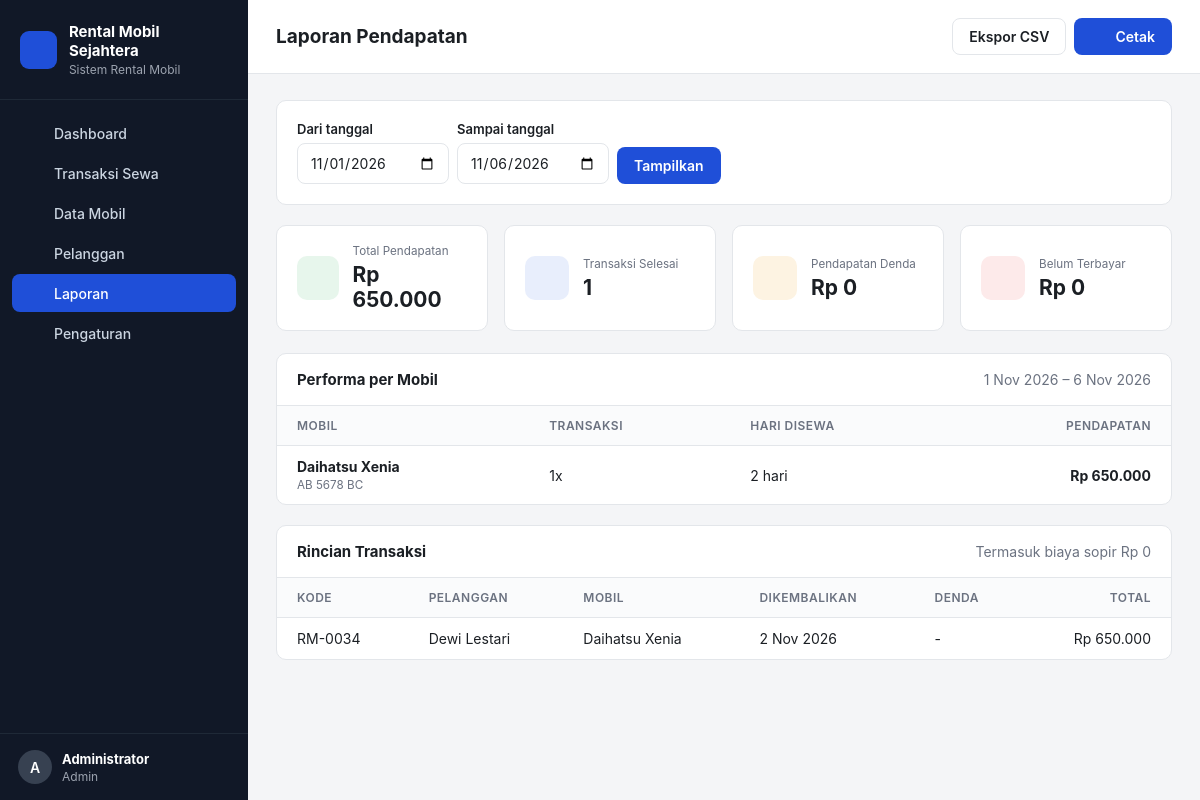
/index.php?page=laporan (signed in), run on the app's committed database.
### tables this page shows
CREATE TABLE pengaturan (
  id INT PRIMARY KEY,
  nama_usaha VARCHAR(100) NOT NULL,
  alamat VARCHAR(255),
  telepon VARCHAR(30),
  denda_per_hari_persen INT NOT NULL DEFAULT 120,
  biaya_sopir_per_hari INT NOT NULL DEFAULT 150000
);

CREATE TABLE sewa (
  id INT AUTO_INCREMENT PRIMARY KEY,
  kode VARCHAR(20) NOT NULL UNIQUE,
  pelanggan_id INT NOT NULL,
  mobil_id INT NOT NULL,
  user_id INT,
  tgl_mulai DATE NOT NULL,
  tgl_selesai DATE NOT NULL,
  tgl_kembali DATE NULL,
  lama_hari INT NOT NULL,
  harga_per_hari INT NOT NULL,
  pakai_sopir TINYINT(1) NOT NULL DEFAULT 0,
  biaya_sopir INT NOT NULL DEFAULT 0,
  subtotal INT NOT NULL,
  denda INT NOT NULL DEFAULT 0,
  total INT NOT NULL,
  dibayar INT NOT NULL DEFAULT 0,
  status ENUM('berjalan','selesai','batal') NOT NULL DEFAULT 'berjalan',
  catatan TEXT,
  created_at TIMESTAMP DEFAULT CURRENT_TIMESTAMP,
  FOREIGN KEY (pelanggan_id) REFERENCES pelanggan(id),
  FOREIGN KEY (mobil_id) REFERENCES mobil(id),
  FOREIGN KEY (user_id) REFERENCES users(id) ON DELETE SET NULL
);

CREATE TABLE pelanggan (
  id INT AUTO_INCREMENT PRIMARY KEY,
  nik VARCHAR(20) NOT NULL UNIQUE,
  nama VARCHAR(100) NOT NULL,
  telepon VARCHAR(20) NOT NULL,
  alamat TEXT,
  no_sim VARCHAR(20),
  created_at TIMESTAMP DEFAULT CURRENT_TIMESTAMP
);

CREATE TABLE mobil (
  id INT AUTO_INCREMENT PRIMARY KEY,
  plat_nomor VARCHAR(15) NOT NULL UNIQUE,
  merk VARCHAR(50) NOT NULL,
  model VARCHAR(50) NOT NULL,
  tahun YEAR NOT NULL,
  warna VARCHAR(30),
  kursi TINYINT NOT NULL DEFAULT 7,
  transmisi ENUM('Manual','Matic') NOT NULL DEFAULT 'Manual',
  bahan_bakar ENUM('Bensin','Solar','Listrik','Hybrid') NOT NULL DEFAULT 'Bensin',
  harga_per_hari INT NOT NULL,
  status ENUM('tersedia','disewa','servis') NOT NULL DEFAULT 'tersedia',
  foto VARCHAR(255),
  created_at TIMESTAMP DEFAULT CURRENT_TIMESTAMP
);

### index.php (called while the page is built, shortened)
<?php
require __DIR__ . '/includes/bootstrap.php';
$routes = [
    'login'          => 'pages/login.php',
    'logout'         => 'pages/logout.php',
    'dashboard'      => 'pages/dashboard.php',
    'mobil'          => 'pages/mobil/index.php',
    'mobil.form'     => 'pages/mobil/form.php',
    'mobil.hapus'    => 'pages/mobil/hapus.php',
    'pelanggan'      => 'pages/pelanggan/index.php',
    'pelanggan.form' => 'pages/pelanggan/form.php',
    'pelanggan.hapus'=> 'pages/pelanggan/hapus.php',
    'sewa'           => 'pages/sewa/index.php',
    'sewa.baru'      => 'pages/sewa/baru.php',
    'sewa.kembali'   => 'pages/sewa/kembali.php',
    'sewa.batal'     => 'pages/sewa/batal.php',
    'sewa.invoice'   => 'pages/sewa/invoice.php',
    'laporan'        => 'pages/laporan.php',
    'pengaturan'     => 'pages/pengaturan.php',
];
$page = $_GET['page'] ?? 'dashboard';
require __DIR__ . '/' . $routes[$page];

### pages/laporan.php (the view, shortened to what this page needs)
<?php
$dari = $_GET['dari'] ?? date('Y-m-01');
$sampai = $_GET['sampai'] ?? date('Y-m-d');
$rows = q("SELECT s.*, p.nama, m.merk, m.model, m.plat_nomor FROM sewa s
           JOIN pelanggan p ON p.id = s.pelanggan_id JOIN mobil m ON m.id = s.mobil_id
           WHERE s.status = 'selesai' AND s.tgl_kembali BETWEEN ? AND ? ORDER BY s.tgl_kembali", [$dari, $sampai])->fetchAll();
$totalPendapatan = array_sum(array_column($rows, 'total'));
$totalDenda = array_sum(array_column($rows, 'denda'));
$totalSopir = array_sum(array_column($rows, 'biaya_sopir'));
$piutang = array_sum(array_map(fn ($r) => $r['total'] - $r['dibayar'], $rows));
$perMobil = q("SELECT m.merk, m.model, m.plat_nomor, COUNT(s.id) n, SUM(s.lama_hari) hari, SUM(s.total) t
               FROM sewa s JOIN mobil m ON m.id = s.mobil_id
               WHERE s.status = 'selesai' AND s.tgl_kembali BETWEEN ? AND ?
               GROUP BY m.id ORDER BY t DESC", [$dari, $sampai])->fetchAll();
$title = 'Laporan Pendapatan';
$actions = '<a class="btn btn-light" href="' . url('laporan', ['dari' => $dari, 'sampai' => $sampai, 'export' => 'csv']) . '">Ekspor CSV</a>'
    . '<button onclick="window.print()" class="btn btn-primary">' . icon('printer', 16) . ' Cetak</button>';
require __DIR__ . '/../includes/header.php';
?>
<form class="card no-print" method="get" style="margin-bottom:20px">
    <div class="card-body filters" style="align-items:end">
        <div><label>Dari tanggal</label><input type="date" name="dari" value="<?= e($dari) ?>"></div>
        <div><label>Sampai tanggal</label><input type="date" name="sampai" value="<?= e($sampai) ?>"></div>
        <button class="btn btn-primary">Tampilkan</button>
    </div>
</form>
<div class="stats">
    <div class="card stat"><div class="stat-icon green"><?= icon('wallet', 22) ?></div><div><small>Total Pendapatan</small><strong><?= rupiah($totalPendapatan) ?></strong></div></div>
    <div class="card stat"><div class="stat-icon blue"><?= icon('key', 22) ?></div><div><small>Transaksi Selesai</small><strong><?= count($rows) ?></strong></div></div>
    <div class="card stat"><div class="stat-icon amber"><?= icon('alert', 22) ?></div><div><small>Pendapatan Denda</small><strong><?= rupiah($totalDenda) ?></strong></div></div>
    <div class="card stat"><div class="stat-icon red"><?= icon('wallet', 22) ?></div><div><small>Belum Terbayar</small><strong><?= rupiah($piutang) ?></strong></div></div>
</div>
<div class="card">
    <div class="card-head"><h2>Performa per Mobil</h2><span class="muted"><?= tgl($dari) ?> – <?= tgl($sampai) ?></span></div>
    <div class="table-wrap"><table>
        <thead><tr><th>Mobil</th><th>Transaksi</th><th>Hari Disewa</th><th class="text-right">Pendapatan</th></tr></thead>
        <tbody>
        <?php foreach ($perMobil as $m): ?>
            <tr><td><strong><?= e($m['merk'] . ' ' . $m['model']) ?></strong><small><?= e($m['plat_nomor']) ?></small></td>
                <td><?= (int) $m['n'] ?>x</td><td><?= (int) $m['hari'] ?> hari</td><td class="text-right"><strong><?= rupiah($m['t']) ?></strong></td></tr>
        <?php endforeach; ?>
        </tbody>
    </table></div>
</div>
<div class="card mt">
    <div class="card-head"><h2>Rincian Transaksi</h2><span class="muted">Termasuk biaya sopir <?= rupiah($totalSopir) ?></span></div>
    <div class="table-wrap"><table>
        <thead><tr><th>Kode</th><th>Pelanggan</th><th>Mobil</th><th>Dikembalikan</th><th>Denda</th><th class="text-right">Total</th></tr></thead>
        <tbody>
        <?php foreach ($rows as $r): ?>
            <tr><td><?= e($r['kode']) ?></td><td><?= e($r['nama']) ?></td><td><?= e($r['merk'] . ' ' . $r['model']) ?></td>
                <td><?= tgl($r['tgl_kembali']) ?></td><td><?= $r['denda'] ? rupiah($r['denda']) : '-' ?></td><td class="text-right"><?= rupiah($r['total']) ?></td></tr>
        <?php endforeach; ?>
        </tbody>
    </table></div>
</div>
<?php require __DIR__ . '/../includes/footer.php'; ?>

### includes/header.php (shortened to what this page needs)
<?php
$menu = [
    ['dashboard', 'Dashboard', 'home'],
    ['sewa', 'Transaksi Sewa', 'key'],
    ['mobil', 'Data Mobil', 'car'],
    ['pelanggan', 'Pelanggan', 'users'],
    ['laporan', 'Laporan', 'chart'],
];
if (user()['role'] === 'admin') $menu[] = ['pengaturan', 'Pengaturan', 'settings'];
$current = explode('.', $_GET['page'] ?? 'dashboard')[0];
?>
<!DOCTYPE html>
<html lang="id">
<head>
    <title><?= e($title ?? 'Dashboard') ?> · <?= e(setting()['nama_usaha'] ?? 'Rental Mobil') ?></title>
    <link rel="stylesheet" href="assets/css/style.css">
</head>
<body>
<div class="layout">
    <aside class="sidebar" id="sidebar">
        <div class="brand">
            <span class="brand-mark"><?= icon('car', 20) ?></span>
            <div>
                <strong><?= e(setting()['nama_usaha'] ?? 'Rental Mobil') ?></strong>
                <small>Sistem Rental Mobil</small>
            </div>
        </div>
        <nav>
            <?php foreach ($menu as [$key, $label, $ic]): ?>
                <a href="<?= url($key) ?>" class="<?= $current === $key ? 'active' : '' ?>"><?= icon($ic) ?> <?= $label ?></a>
            <?php endforeach; ?>
        </nav>
        <div class="sidebar-user">
            <div class="avatar"><?= e(strtoupper(substr(user()['nama'], 0, 1))) ?></div>
            <div class="grow">
                <strong><?= e(user()['nama']) ?></strong>
                <small><?= e(ucfirst(user()['role'])) ?></small>
            </div>
            <a href="<?= url('logout') ?>" title="Keluar" class="icon-btn"><?= icon('logout') ?></a>
        </div>
    </aside>
    <main class="main">
        <header class="topbar">
            <h1><?= e($title ?? 'Dashboard') ?></h1>
            <div class="topbar-actions"><?= $actions ?? '' ?></div>
        </header>
        <div class="content">

### data on the page
pengaturan: nama_usaha "Rental Mobil Sejahtera"
sewa: rupiah($piutang) "Rp 0", kode "RM-0034", pelanggan.nama "Dewi Lestari", mobil.model "Daihatsu Xenia", tgl_kembali "2 Nov 2026", total "Rp 650.000"

### other printed values
$label "Dashboard"
$label "Transaksi Sewa"
$label "Data Mobil"
$label "Pelanggan"
$label "Laporan"
$label "Pengaturan"
substr(user()['nama'], 0, 1) "A"
user()['nama'] "Administrator"
user()['role'] "Admin"
$title "Laporan Pendapatan"
rupiah($totalPendapatan) "Rp 650.000"
count($rows) "1"
rupiah($totalDenda) "Rp 0"
$m['merk'] . ' ' . $m['model'] "Daihatsu Xenia"
$m['plat_nomor'] "AB 5678 BC"
